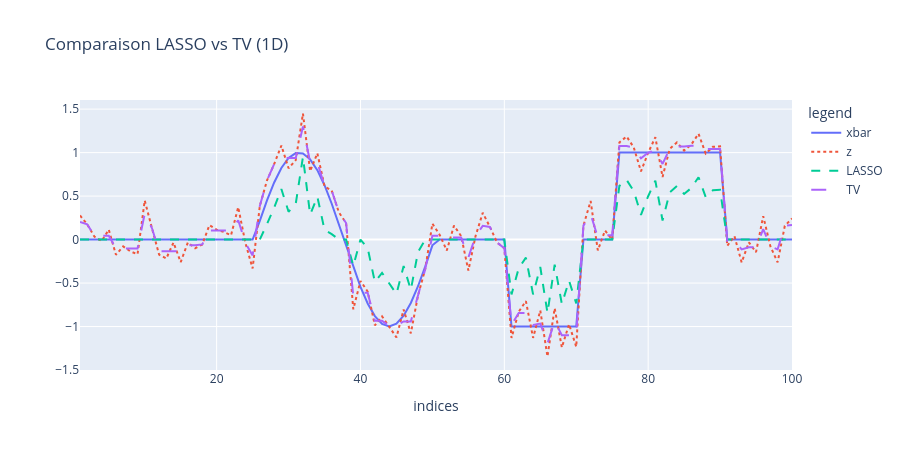

The code cell stored with this chart in its notebook:
### Code cell
plt_xbar = pandas.DataFrame({'x':dom, 'y':xbar, 'legend':'xbar'})
plt_z    = pandas.DataFrame({'x':dom, 'y':z,    'legend':'z'})
plt_lasso= pandas.DataFrame({'x':dom, 'y':xhat, 'legend':'LASSO'})
plt_tv   = pandas.DataFrame({'x':dom, 'y':xhat_tv, 'legend':'TV'})

data = pandas.concat([plt_xbar, plt_z, plt_lasso, plt_tv])

fig = px.line(
    data,
    x='x',
    y='y',
    color='legend',
    line_dash='legend',
    labels={'x':'indices','y':''},
    title='Comparaison LASSO vs TV (1D)',
    width=900, height=450
)
fig.show()
